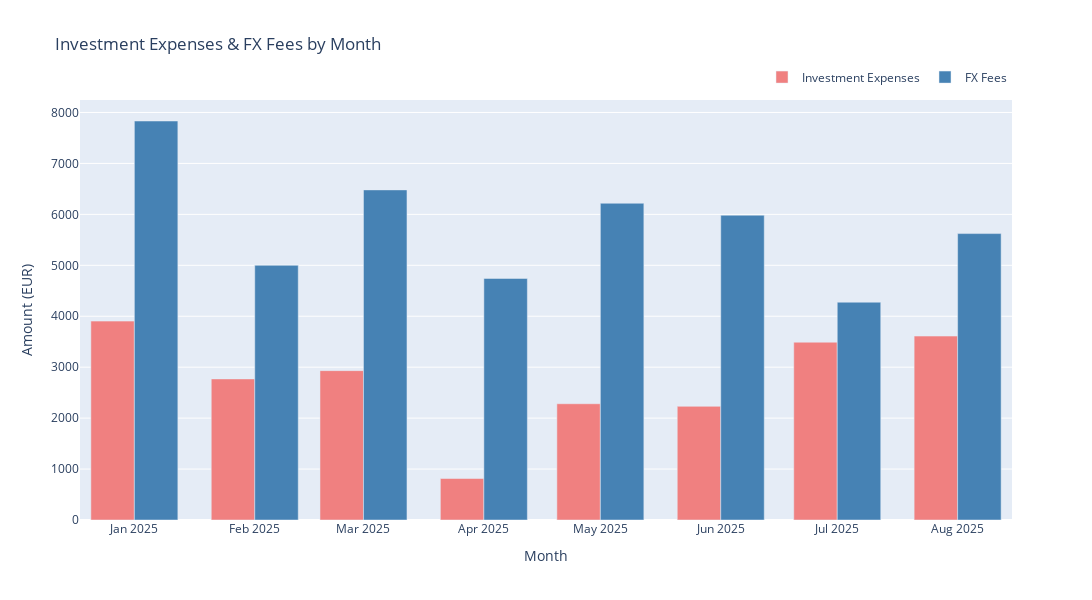

Write notebook code for a chart like this one.
### Markdown cell above
**Code Cell Description:**

Creates grouped bar chart comparing monthly investment expenses and FX fees side-by-side, enabling analysis of these operational costs over time.

### Code cell
# CHART 6: Exchange Fees Ratio (Line) + Investment Expenses (Bar)

# Prepare monthly data - use loaded transactions
tx_monthly = transactions.copy()
tx_monthly['date'] = pd.to_datetime(tx_monthly[trx_date_col])
tx_monthly['month'] = tx_monthly['date'].dt.to_period('M')

# Calculate monthly income (CRDT)
monthly_income = tx_monthly[tx_monthly['credit_or_debit'] == 'CRDT'].groupby('month')['amount'].sum().reset_index()
monthly_income.columns = ['month', 'income']

# Calculate monthly exchange fees (FX fees where debtor_name is 'FX Bank')
fx_expenses = tx_monthly[
    (tx_monthly['credit_or_debit'] == 'DBIT') & 
    (tx_monthly['debtor_name'] == 'FX Bank')
].groupby('month')['amount'].sum().reset_index()
fx_expenses.columns = ['month', 'fx_fees']

print(f"FX fees transactions found: {len(tx_monthly[(tx_monthly['credit_or_debit'] == 'DBIT') & (tx_monthly['debtor_name'] == 'FX Bank')])}")

# Calculate monthly investment expenses
investment_expenses = tx_monthly[
    (tx_monthly['credit_or_debit'] == 'DBIT') & 
    (tx_monthly['additional_info'].str.contains('Investment', na=False))
].groupby('month')['amount'].sum().reset_index()
investment_expenses.columns = ['month', 'investment_expenses']

# Merge data
chart6_data = monthly_income.merge(fx_expenses, on='month', how='left')
chart6_data = chart6_data.merge(investment_expenses, on='month', how='left')
chart6_data['fx_fees'] = chart6_data['fx_fees'].fillna(0)
chart6_data['investment_expenses'] = chart6_data['investment_expenses'].fillna(0)

chart6_data['month_str'] = chart6_data['month'].astype(str)

# Create grouped bar chart
fig6 = go.Figure()

# Add investment expenses bars
fig6.add_trace(go.Bar(
    x=chart6_data['month_str'],
    y=chart6_data['investment_expenses'],
    name='Investment Expenses',
    marker_color='lightcoral',
    hovertemplate='%{x}<br>Investment: €%{y:,.2f}<extra></extra>'
))

# Add FX fees bars
fig6.add_trace(go.Bar(
    x=chart6_data['month_str'],
    y=chart6_data['fx_fees'],
    name='FX Fees',
    marker_color='steelblue',
    hovertemplate='%{x}<br>FX Fees: €%{y:,.2f}<extra></extra>'
))

# Update layout for grouped bars
fig6.update_layout(
    title='Investment Expenses & FX Fees by Month',
    xaxis=dict(title='Month'),
    yaxis=dict(title='Amount (EUR)'),
    barmode='group',
    hovermode='x unified',
    height=600,
    width=1200,
    legend=dict(orientation='h', yanchor='bottom', y=1.02, xanchor='right', x=1)
)

fig6.show()

# Display summary stats
print("\nMonthly Investment & FX Fees Summary:")
print(chart6_data[['month_str', 'investment_expenses', 'fx_fees']])

### Figure 1 — Plotly figure (JSON) as saved in the notebook; plotly's stock layout.template omitted (floating-point values rounded to 4 significant figures)
{"data": [{"hovertemplate": "%{x}<br>Investment: €%{y:,.2f}<extra></extra>", "marker": {"color": "lightcoral"}, "name": "Investment Expenses", "type": "bar", "x": ["2025-01", "2025-02", "2025-03", "2025-04", "2025-05", "2025-06", "2025-07", "2025-08"], "y": [3904.0, 2770.0, 2932.0, 814.6, 2282.0, 2231.0, 3491.0, 3611.0]}, {"hovertemplate": "%{x}<br>FX Fees: €%{y:,.2f}<extra></extra>", "marker": {"color": "steelblue"}, "name": "FX Fees", "type": "bar", "x": ["2025-01", "2025-02", "2025-03", "2025-04", "2025-05", "2025-06", "2025-07", "2025-08"], "y": [7833.0, 5000.0, 6480.0, 4742.0, 6218.0, 5983.0, 4276.0, 5623.0]}], "layout": {"barmode": "group", "height": 600, "hovermode": "x unified", "legend": {"orientation": "h", "x": 1, "xanchor": "right", "y": 1.02, "yanchor": "bottom"}, "title": {"text": "Investment Expenses & FX Fees by Month"}, "width": 1200, "xaxis": {"title": {"text": "Month"}}, "yaxis": {"title": {"text": "Amount (EUR)"}}}}
